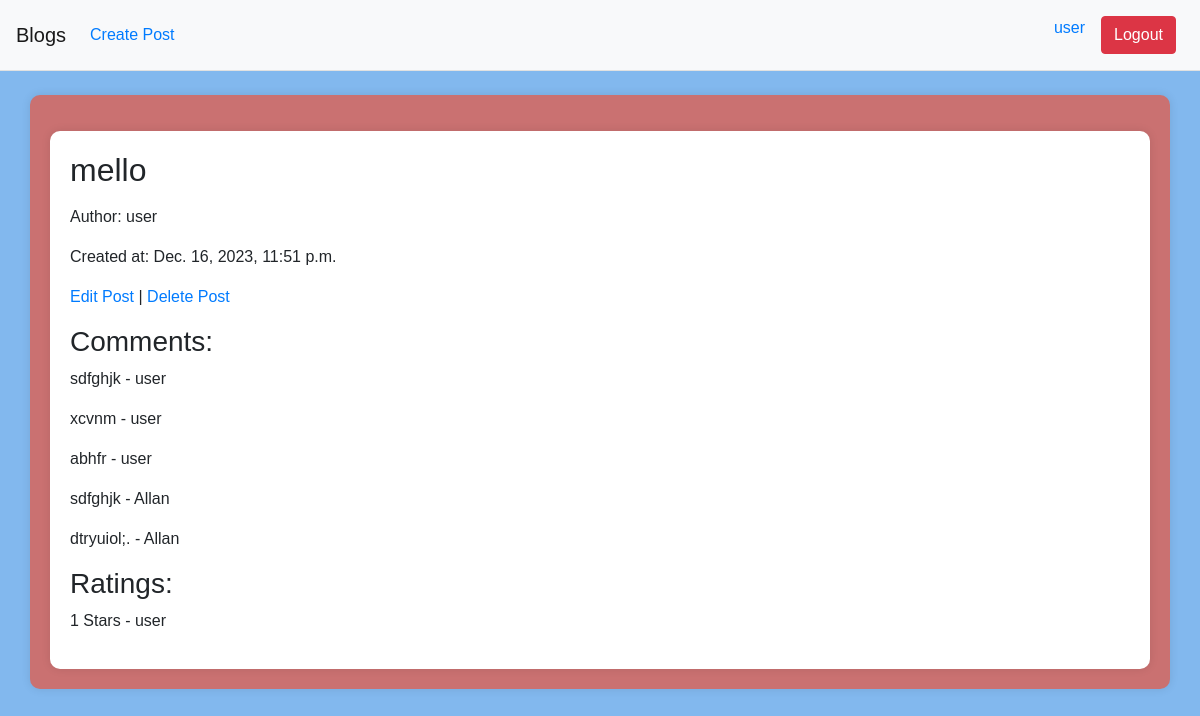
Page /post/1/ (signed in) on the committed database.
### blogs/models.py (models this page shows, shortened)
class BlogPost(models.Model):
    title = models.CharField(max_length=200)
    content = models.TextField()
    author = models.ForeignKey(User, on_delete=models.CASCADE)
    created_at = models.DateTimeField(auto_now_add=True)

class Comment(models.Model):
    post = models.ForeignKey(BlogPost, on_delete=models.CASCADE, related_name='comments')
    author = models.ForeignKey(User, on_delete=models.CASCADE)
    text = models.TextField()
    created_at = models.DateTimeField(auto_now_add=True)

class Rating(models.Model):
    post = models.ForeignKey(BlogPost, on_delete=models.CASCADE, related_name='ratings')
    user = models.ForeignKey(User, on_delete=models.CASCADE)
    value = models.IntegerField(choices=[(i, i) for i in range(1, 6)])

### blogs/views.py (the view)
# urls.py: path('post/<int:pk>/', views.blog_post_detail, name='blog_post_detail'),
@login_required
def blog_post_detail(request, pk):
    post = get_object_or_404(BlogPost, pk=pk)
    return render(request, 'blog_post_detail.html', {'post': post})

### blogs/templates/blog_post_detail.html (shortened to what this page needs)
{% extends 'base.html' %}
{% block content %}
    <div class="card mt-3">
        <div class="card-body">
            <h2>{{ post.title }}</h2>
            <p>Author: {{ post.author.username }}</p>
            <p>Created at: {{ post.created_at }}</p>
            {% if user.is_authenticated and user == post.author %}
                <p><a href="{% url 'post_edit' post.pk %}">Edit Post</a> | <a href="{% url 'post_delete' post.pk %}">Delete Post</a></p>
            {% endif %}
            <h3>Comments:</h3>
            {% for comment in post.comments.all %}
                <p>{{ comment.text }} - {{ comment.author.username }}</p>
            {% endfor %}
            <h3>Ratings:</h3>
            {% for rating in post.ratings.all %}
                <p>{{ rating.value }} Stars - {{ rating.user.username }}</p>
            {% endfor %}
        </div>
    </div>
{% endblock %}

### blogs/templates/base.html (shortened to what this page needs)
{% load static%}
<!DOCTYPE html>
<html lang="en">
<head>
    <link rel="stylesheet" href="https://stackpath.bootstrapcdn.com/bootstrap/4.3.1/css/bootstrap.min.css">
    <link rel="stylesheet" href="{% static 'blog/css/style.css' %}">
</head>
<body>
    <nav class="navbar navbar-expand-lg navbar-light bg-light">
        <a class="navbar-brand" href="{% url 'post_list' %}">Blogs</a>
        <div class="collapse navbar-collapse justify-content-between" id="navbarNav">
            <ul class="navbar-nav">
                <li class="nav-item">
                    <a class="nav-link" href="{% url 'post_create' %}">Create Post</a>
                </li>
            </ul>
            <ul class="navbar-nav">
                {% if user.is_authenticated %}
                    <li class="nav-item">
                        <a class="nav-link" href="{% url 'user_profile' user.username %}">{{ user.username }}</a>
                    </li>
                    <li class="nav-item">
                        <a class="nav-link" href="{% url 'user_logout' %}"><button class = "btn btn-danger"> Logout</button></a>
                    </li>
                {% endif %}
            </ul>
        </div>
    </nav>
    <div class="container mt-4">
        {% block content %}
        {% endblock %}
    </div>
</body>
</html>

### blogs/static/blog/css/style.css (style rules this page uses)
body { margin: 0; padding: 0; font-family: 'Arial', sans-serif; background-color: #82b8ee; }
.container { background-color: #ca7171; border-radius: 10px; box-shadow: 0 0 10px rgba(0, 0, 0, 0.1); padding: 20px; }
.card { border: none; border-radius: 10px; box-shadow: 0 0 10px rgba(0, 0, 0, 0.1); }
.navbar { background-color: #b66262; border-bottom: 1px solid #e1e1e1; }
.nav-link { color: #007bff !important; }
button { padding: 0.5rem; background-color: #007bff; color: #fff; border: none; border-radius: 4px; cursor: pointer; transition: background-color 0.3s ease; }

### rows in the picture
BlogPost: title "mello", author.username "user", created_at "Dec. 16, 2023, 11:51 p.m."
Comment: text "sdfghjk", author.username "user"
Comment: text "xcvnm", author.username "user"
Comment: text "abhfr", author.username "user"
Comment: text "sdfghjk", author.username "Allan"
Comment: text "dtryuiol;.", author.username "Allan"
Rating: value "1", user.username "user"

### other values in the picture
{{ user.username }} "user"
